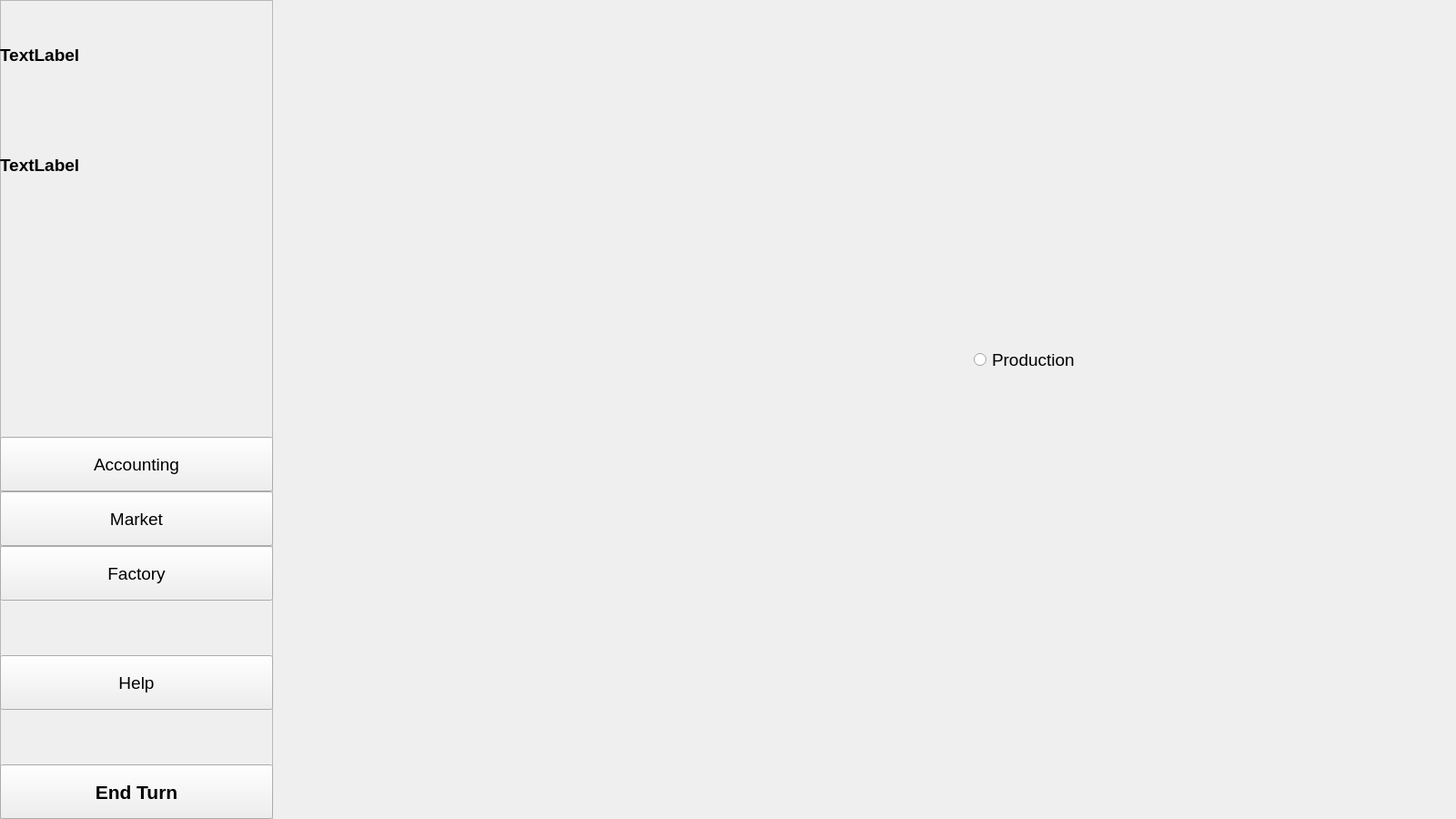
<?xml version="1.0" encoding="UTF-8"?>
<ui version="4.0">
 <class>MainWindow</class>
 <widget class="QMainWindow" name="MainWindow">
  <property name="geometry">
   <rect>
    <x>0</x>
    <y>0</y>
    <width>1600</width>
    <height>900</height>
   </rect>
  </property>
  <property name="windowTitle">
   <string>MainWindow</string>
  </property>
  <widget class="QWidget" name="centralwidget">
   <widget class="QFrame" name="frame">
    <property name="geometry">
     <rect>
      <x>0</x>
      <y>0</y>
      <width>300</width>
      <height>901</height>
     </rect>
    </property>
    <property name="frameShape">
     <enum>QFrame::StyledPanel</enum>
    </property>
    <property name="frameShadow">
     <enum>QFrame::Raised</enum>
    </property>
    <widget class="QPushButton" name="button_end_turn">
     <property name="geometry">
      <rect>
       <x>0</x>
       <y>840</y>
       <width>300</width>
       <height>60</height>
      </rect>
     </property>
     <property name="font">
      <font>
       <pointsize>16</pointsize>
       <weight>75</weight>
       <bold>true</bold>
      </font>
     </property>
     <property name="text">
      <string>End Turn</string>
     </property>
    </widget>
    <widget class="QPushButton" name="button_factory">
     <property name="geometry">
      <rect>
       <x>0</x>
       <y>600</y>
       <width>300</width>
       <height>60</height>
      </rect>
     </property>
     <property name="font">
      <font>
       <pointsize>14</pointsize>
      </font>
     </property>
     <property name="text">
      <string>Factory</string>
     </property>
    </widget>
    <widget class="QPushButton" name="button_market">
     <property name="geometry">
      <rect>
       <x>0</x>
       <y>540</y>
       <width>300</width>
       <height>60</height>
      </rect>
     </property>
     <property name="font">
      <font>
       <pointsize>14</pointsize>
      </font>
     </property>
     <property name="text">
      <string>Market</string>
     </property>
    </widget>
    <widget class="QPushButton" name="button_accounting">
     <property name="geometry">
      <rect>
       <x>0</x>
       <y>480</y>
       <width>300</width>
       <height>60</height>
      </rect>
     </property>
     <property name="font">
      <font>
       <pointsize>14</pointsize>
      </font>
     </property>
     <property name="text">
      <string>Accounting</string>
     </property>
    </widget>
    <widget class="QLabel" name="lbl_turn">
     <property name="geometry">
      <rect>
       <x>0</x>
       <y>0</y>
       <width>300</width>
       <height>120</height>
      </rect>
     </property>
     <property name="font">
      <font>
       <pointsize>14</pointsize>
       <weight>75</weight>
       <bold>true</bold>
      </font>
     </property>
     <property name="text">
      <string>TextLabel</string>
     </property>
    </widget>
    <widget class="QLabel" name="lbl_capital">
     <property name="geometry">
      <rect>
       <x>0</x>
       <y>121</y>
       <width>300</width>
       <height>120</height>
      </rect>
     </property>
     <property name="font">
      <font>
       <pointsize>14</pointsize>
       <weight>75</weight>
       <bold>true</bold>
      </font>
     </property>
     <property name="text">
      <string>TextLabel</string>
     </property>
    </widget>
    <widget class="QPushButton" name="button_help">
     <property name="geometry">
      <rect>
       <x>0</x>
       <y>720</y>
       <width>300</width>
       <height>60</height>
      </rect>
     </property>
     <property name="font">
      <font>
       <pointsize>14</pointsize>
      </font>
     </property>
     <property name="toolTip">
      <string>&lt;html&gt;&lt;head/&gt;&lt;body&gt;&lt;p&gt;Opens the game manual pdf.&lt;/p&gt;&lt;/body&gt;&lt;/html&gt;</string>
     </property>
     <property name="text">
      <string>Help</string>
     </property>
    </widget>
   </widget>
   <widget class="QLabel" name="lbl_factory_blueprint">
    <property name="geometry">
     <rect>
      <x>300</x>
      <y>0</y>
      <width>1300</width>
      <height>900</height>
     </rect>
    </property>
    <property name="text">
     <string/>
    </property>
   </widget>
   <widget class="QRadioButton" name="rbtn_production">
    <property name="geometry">
     <rect>
      <x>1070</x>
      <y>380</y>
      <width>131</width>
      <height>31</height>
     </rect>
    </property>
    <property name="font">
     <font>
      <pointsize>14</pointsize>
     </font>
    </property>
    <property name="text">
     <string>Production</string>
    </property>
   </widget>
  </widget>
 </widget>
 <resources/>
 <connections/>
</ui>
